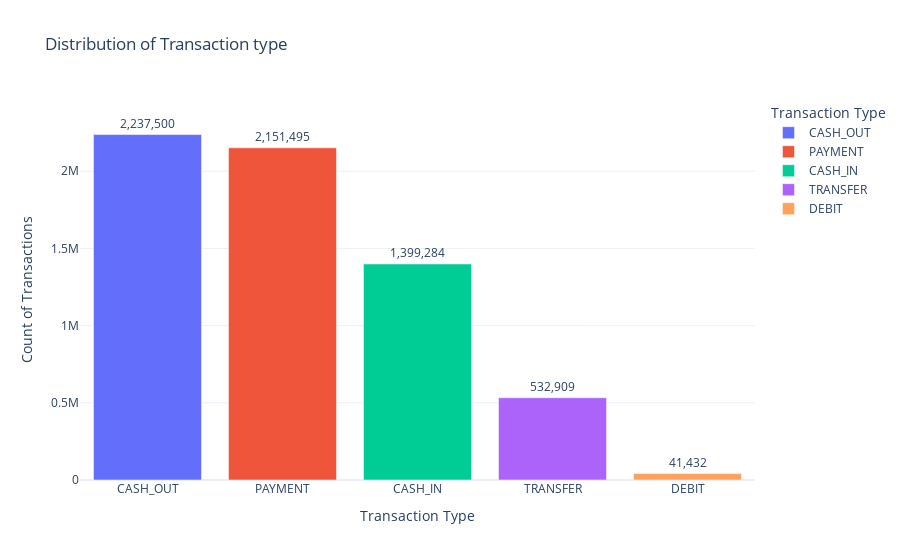

This figure's notebook cell:
### Markdown cell above
- Cash withdrawals are the highest form of transactions made out of all the types of transactions.
- Debit card transactions are the lowest form of transactions.

### Code cell
transaction_types = df['type'].value_counts().reset_index()

transaction_types.columns = ['Transaction Type', 'Count']

fig = px.bar(
    transaction_types, x = "Transaction Type", y = "Count", text = 'Count',color = "Transaction Type",title = 'Distribution of Transaction type', template = 'plotly_white'
)

fig.update_traces(texttemplate = '%{text:,}',textposition = 'outside')

fig.update_layout(
    xaxis_title = "Transaction Type",yaxis_title = "Count of Transactions",uniformtext_minsize = 8,uniformtext_mode = 'hide',  yaxis = dict(range=[0,transaction_types['Count'].max()* 1.1]))


fig.show()

### Figure 1 — Plotly figure (JSON) as saved in the notebook; plotly's stock layout.template omitted (floating-point values rounded to 4 significant figures)
{"data": [{"alignmentgroup": "True", "hovertemplate": "Transaction Type=%{x}<br>Count=%{text}<extra></extra>", "legendgroup": "CASH_OUT", "marker": {"color": "#636efa", "pattern": {"shape": ""}}, "name": "CASH_OUT", "offsetgroup": "CASH_OUT", "orientation": "v", "showlegend": true, "text": [2237500], "textposition": "outside", "texttemplate": "%{text:,}", "type": "bar", "x": ["CASH_OUT"], "xaxis": "x", "y": [2237500], "yaxis": "y"}, {"alignmentgroup": "True", "hovertemplate": "Transaction Type=%{x}<br>Count=%{text}<extra></extra>", "legendgroup": "PAYMENT", "marker": {"color": "#EF553B", "pattern": {"shape": ""}}, "name": "PAYMENT", "offsetgroup": "PAYMENT", "orientation": "v", "showlegend": true, "text": [2151495], "textposition": "outside", "texttemplate": "%{text:,}", "type": "bar", "x": ["PAYMENT"], "xaxis": "x", "y": [2151495], "yaxis": "y"}, {"alignmentgroup": "True", "hovertemplate": "Transaction Type=%{x}<br>Count=%{text}<extra></extra>", "legendgroup": "CASH_IN", "marker": {"color": "#00cc96", "pattern": {"shape": ""}}, "name": "CASH_IN", "offsetgroup": "CASH_IN", "orientation": "v", "showlegend": true, "text": [1399284], "textposition": "outside", "texttemplate": "%{text:,}", "type": "bar", "x": ["CASH_IN"], "xaxis": "x", "y": [1399284], "yaxis": "y"}, {"alignmentgroup": "True", "hovertemplate": "Transaction Type=%{x}<br>Count=%{text}<extra></extra>", "legendgroup": "TRANSFER", "marker": {"color": "#ab63fa", "pattern": {"shape": ""}}, "name": "TRANSFER", "offsetgroup": "TRANSFER", "orientation": "v", "showlegend": true, "text": [532909], "textposition": "outside", "texttemplate": "%{text:,}", "type": "bar", "x": ["TRANSFER"], "xaxis": "x", "y": [532909], "yaxis": "y"}, {"alignmentgroup": "True", "hovertemplate": "Transaction Type=%{x}<br>Count=%{text}<extra></extra>", "legendgroup": "DEBIT", "marker": {"color": "#FFA15A", "pattern": {"shape": ""}}, "name": "DEBIT", "offsetgroup": "DEBIT", "orientation": "v", "showlegend": true, "text": [41432], "textposition": "outside", "texttemplate": "%{text:,}", "type": "bar", "x": ["DEBIT"], "xaxis": "x", "y": [41432], "yaxis": "y"}], "layout": {"barmode": "relative", "legend": {"title": {"text": "Transaction Type"}, "tracegroupgap": 0}, "title": {"text": "Distribution of Transaction type"}, "uniformtext": {"minsize": 8, "mode": "hide"}, "xaxis": {"anchor": "y", "categoryarray": ["CASH_OUT", "PAYMENT", "CASH_IN", "TRANSFER", "DEBIT"], "categoryorder": "array", "domain": [0, 1], "title": {"text": "Transaction Type"}}, "yaxis": {"anchor": "x", "domain": [0, 1], "range": [0, 2461250], "title": {"text": "Count of Transactions"}}}}
